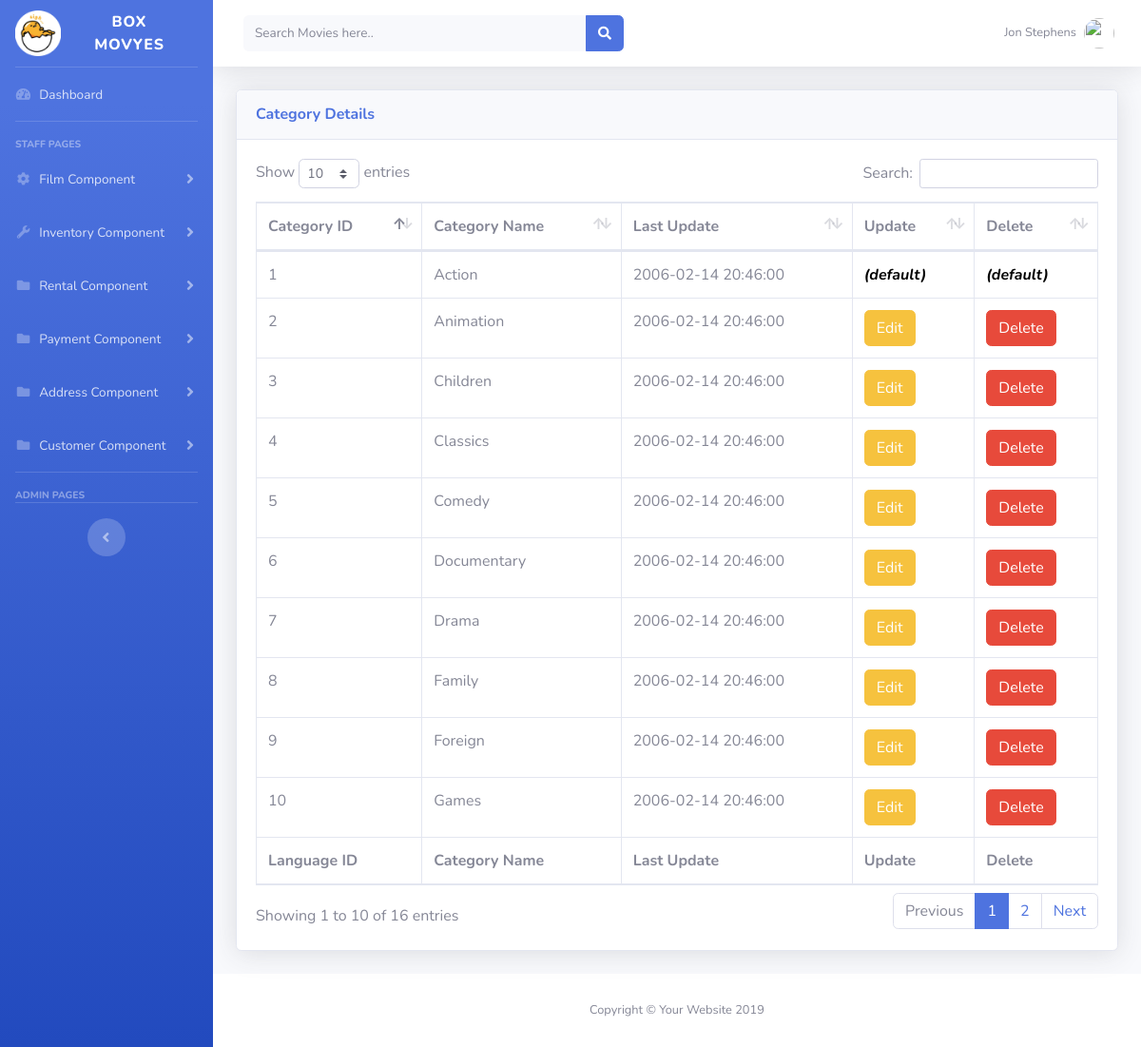
The app's page /tables_category.php (signed in) with its own data.
### tables this page shows
CREATE TABLE `staff` (
  `staff_id` int(3) NOT NULL,
  `first_name` varchar(45) NOT NULL,
  `last_name` varchar(45) NOT NULL,
  `address_id` int(5) NOT NULL,
  `picture` blob,
  `email` varchar(50) NOT NULL,
  `store_id` int(3) DEFAULT NULL,
  `active` int(3) NOT NULL DEFAULT '1',
  `password` varchar(40) NOT NULL,
  `last_update` timestamp NOT NULL DEFAULT CURRENT_TIMESTAMP
);

CREATE TABLE `category` (
  `category_id` int(3) NOT NULL,
  `name` varchar(25) NOT NULL,
  `last_update` timestamp NOT NULL DEFAULT CURRENT_TIMESTAMP
);

### tables_category.php (the view, shortened to what this page needs)
<!DOCTYPE html>
<html lang="en">
<head>
  <link href="vendor/fontawesome-free/css/all.min.css" rel="stylesheet" type="text/css">
  <link href="css/sb-admin-2.min.css" rel="stylesheet">
  <link href="vendor/datatables/dataTables.bootstrap4.min.css" rel="stylesheet">
</head>
<body id="page-top">
  <div id="wrapper">
    <ul class="navbar-nav bg-gradient-primary sidebar sidebar-dark accordion" id="accordionSidebar">
      <a class="sidebar-brand d-flex align-items-center justify-content-center" href="index.php">
        <img src = 'img/fav.png' width = '25%' title = 'Box Movyes Homepage' alt = 'Box Movyes Homepage'/>
        <div class="sidebar-brand-text mx-3">BOX MOVYES </div>
      </a>
      <hr class="sidebar-divider my-0">
      <li class="nav-item">
        <a class="nav-link" href="staff_page.php">
          <i class="fas fa-fw fa-tachometer-alt"></i>
          <span>Dashboard</span></a>
      </li>
      <hr class="sidebar-divider">
      <div class="sidebar-heading">
        Staff Pages
      </div>
       <li class="nav-item">
        <a class="nav-link collapsed" href="#" data-toggle="collapse" data-target="#collapseTwo" aria-expanded="true" aria-controls="collapseTwo">
          <i class="fas fa-fw fa-cog"></i>
          <span>Film Component</span>
        </a>
      </li>
<li class="nav-item">
        <a class="nav-link collapsed" href="#" data-toggle="collapse" data-target="#collapseUtilities" aria-expanded="true" aria-controls="collapseUtilities">
          <i class="fas fa-fw fa-wrench"></i>
          <span>Inventory Component</span>
        </a>
      </li>
		<li class="nav-item">
        <a class="nav-link collapsed" href="#" data-toggle="collapse" data-target="#collapsePages" aria-expanded="true" aria-controls="collapsePages">
          <i class="fas fa-fw fa-folder"></i>
          <span>Rental Component</span>
        </a>
      </li>
	  <li class="nav-item">
        <a class="nav-link collapsed" href="#" data-toggle="collapse" data-target="#collapseExample" aria-expanded="true" aria-controls="collapseExample">
          <i class="fas fa-fw fa-folder"></i>
          <span>Payment Component</span>
        </a>
      </li>
	   <li class="nav-item">
        <a class="nav-link collapsed" href="#" data-toggle="collapse" data-target="#collapseAddress" aria-expanded="true" aria-controls="collapseAddress">
          <i class="fas fa-fw fa-folder"></i>
          <span>Address Component</span>
        </a>
      </li>
	  <li class="nav-item">
        <a class="nav-link collapsed" href="#" data-toggle="collapse" data-target="#collapseCustomer" aria-expanded="true" aria-controls="collapseCustomer">
          <i class="fas fa-fw fa-folder"></i>
          <span>Customer Component</span>
        </a>
      </li>
      <hr class="sidebar-divider">
      <div class="sidebar-heading">
        Admin Pages
      </div>
		<?php
		$links = mysqli_connect('localhost','hfycb1_hfycb1','12345isint.','hfycb1_id13307643_assignment2') or die("Could not connect to database");
	   ?>
      <hr class="sidebar-divider">
      <div class="text-center d-none d-md-inline">
        <button class="rounded-circle border-0" id="sidebarToggle"></button>
      </div>
    </ul>
    <div id="content-wrapper" class="d-flex flex-column">
      <div id="content">
        <nav class="navbar navbar-expand navbar-light bg-white topbar mb-4 static-top shadow">
          <form action = 'search_page.php' method = 'post'class="d-none d-sm-inline-block form-inline mr-auto ml-md-3 my-2 my-md-0 mw-100 navbar-search">
            <div class="input-group">
              <input name = 'result' type="text" placeholder = 'Search Movies here..'class="form-control bg-light border-0 small" aria-label="Search" title = 'Explore More Movies Here' aria-describedby="basic-addon2">
              <div class="input-group-append">
                <button class="btn btn-primary" type="submit">
                  <i class="fas fa-search fa-sm"></i>
                </button>
              </div>
            </div>
          </form>
          <ul class="navbar-nav ml-auto">
            <li class="nav-item dropdown no-arrow">
              <a class="nav-link dropdown-toggle" href="#" id="userDropdown" role="button" data-toggle="dropdown" aria-haspopup="true" aria-expanded="false">
			   <?php
			        $getStaffEmails = $_SESSION['email'];
					$sql = "SELECT * from `staff` where email = '$getStaffEmails'";
					$runStaff = mysqli_query($links,$sql);
					$resultStaffDisplay = mysqli_fetch_assoc($runStaff);
					if(!empty($resultStaffDisplay['staff_id'])){
						$getStaffFname = $resultStaffDisplay['first_name'];
						$getStaffLname = $resultStaffDisplay['last_name'];
					}else{
						$getStaffFname =  '-';
						$getStaffLname =  '-';
					}
			  ?>
                <span class="mr-2 d-none d-lg-inline text-gray-600 small"><?php echo $getStaffFname; echo '&nbsp'; echo $getStaffLname;     ?></span>
                <img class="img-profile rounded-circle" src="https://source.unsplash.com/QAB-WJcbgJk/60x60">
              </a>
            </li>
          </ul>
        </nav>
        <div class="container-fluid">
          <div class="card shadow mb-4">
            <div class="card-header py-3">
              <h6 class="m-0 font-weight-bold text-primary">Category Details</h6>
            </div>
            <div class="card-body">
              <div class="table-responsive">
                <table class="table table-bordered" id="dataTable" width="100%" cellspacing="0">
                  <thead>
                    <tr>
                      <th>Category ID</th>
                      <th>Category Name</th>
                      <th>Last Update</th>
                       <th>Update</th>
					   <th>Delete</th>
                    </tr>
                  </thead>
                  <tfoot>
                    <tr>
                       <th>Language ID</th>
                      <th>Category Name</th>
                      <th>Last Update</th>
                     <th>Update</th>
					  <th>Delete</th>
                    </tr>
                  </tfoot>
                  <tbody>
                     <?php
					     $sqlCategory = "SELECT * FROM `category` WHERE 1";
						$queryC=mysqli_query($links,$sqlCategory);
						while($rowC=mysqli_fetch_array($queryC)){
					?>
					    					<tr>
					  <td><?php echo $rowC['category_id']; ?></td>
					  <td><?php echo $rowC['name']; ?></td>
					   <td><?php echo $rowC['last_update']; ?></td>
					     <?php
							$checkForValues = "SELECT category_id,name FROM `category` WHERE name = 'Action'";
							$result = mysqli_query($links,$checkForValues);
							$results = mysqli_fetch_assoc($result);
							$checkCateIDD = $results['category_id'];
							$checkCateName = $results['name'];
							if($rowC['category_id'] == $checkCateIDD && $rowC['name'] == $checkCateName){
					   ?>
					   <td><span style = "color:black;"><b><i>(default)</i></b></span></td>
					     <td><span style = "color:black;"><b><i>(default)</i></b></span></td>
					</tr>
					   <?php }else{ ?>
					   <form action = "update_category.php" method = "post">
					  <td>
							<button name = "updateCate"  id = "updateCate" value = "<?php echo $rowC['category_id']; ?>" data-toggle="modal" class="btn btn-warning"><span class="glyphicon glyphicon-edit"></span> Edit</button>
						</td>
						</form>
					  <form action = "delete_category_name.php" method = "post">
					<td><button name = "deleteCate" Onclick="return ConfirmDelete();" type = "submit" id = "deleteCate" value = "<?php echo $rowC['category_id']; ?>" data-toggle="modal" class="btn btn-danger"><span class="glyphicon glyphicon-edit"></span> Delete</button> </td>
					</form>
					</tr>
					<?php
				}
			?>
					<?php
				}
			?>
                  </tbody>
                </table>
              </div>
            </div>
          </div>
        </div>
      </div>
      <footer class="sticky-footer bg-white">
        <div class="container my-auto">
          <div class="copyright text-center my-auto">
            <span>Copyright &copy; Your Website 2019</span>
          </div>
        </div>
      </footer>
    </div>
  </div>
</body>
</html>

### records on screen
staff: first_name "Jon", last_name "Stephens"
category: category_id "1", name "Action", last_update "2006-02-14 20:46:00", shows "(default)"
category: category_id "2", name "Animation", last_update "2006-02-14 20:46:00"
category: category_id "3", name "Children", last_update "2006-02-14 20:46:00"
category: category_id "4", name "Classics", last_update "2006-02-14 20:46:00"
category: category_id "5", name "Comedy", last_update "2006-02-14 20:46:00"
category: category_id "6", name "Documentary", last_update "2006-02-14 20:46:00"
category: category_id "7", name "Drama", last_update "2006-02-14 20:46:00"
category: category_id "8", name "Family", last_update "2006-02-14 20:46:00"
category: category_id "9", name "Foreign", last_update "2006-02-14 20:46:00"
category: category_id "10", name "Games", last_update "2006-02-14 20:46:00"
